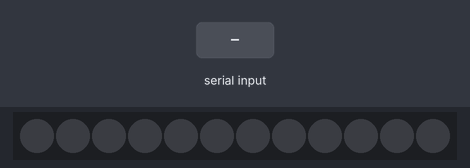
Recording of a sketch running on a simulated Arduino Uno, built with avr-gcc and run on an emulated ATmega328P. Shown: 12 RGB LEDs in strip order, left to right. The test bench sets the inputs (shaded band). Random numbers use the default seed unless the sketch sets one; what the sketch prints to the serial monitor is not drawn.

Above: at 2.0 s.
2.1 s: "1" received over Serial
At 4.1 s:
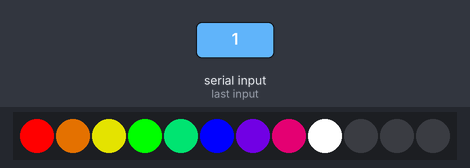
At 14.3 s:
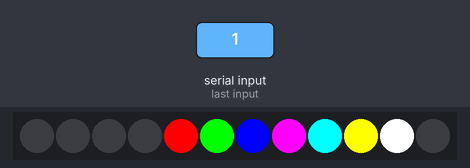
Timing chart, 0 to 15.8 s (numbered marks = the images above; inputs shaded):
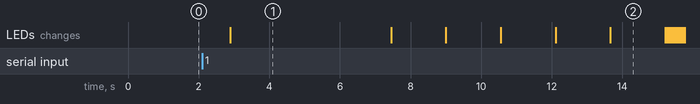

The sketch:

arduino_to_processing_v8.ino
```cpp
/*===============================================================
 arduino_to_processing_v8
 ================================================================
 This program sends an ASCII leter A (byte of value 65) on startup
 and repeats that until it gets a response (a letter back) from Processing.
 Then it sends bytes continuously to Processing, a pixel number and
 it's HSV values, then the next.

 Please use the Processing sketch test_serial_from_arduino_v8.pde in
 conjunction with this sketch for testing things out.

 For the time beeing the code is limited to only being able to send
 data for 255 pixels (ie. NUM_LEDS should not be more then 255).
 For larger values of NUM_LEDS a lot of data is sent to Processing.
 You might want to leave it set to the current 12 pixels until you
 follow what's going on.

 I've tried to mark all the things below I think would need to be
 copied to another Arduino sketch to be able to send it's data to
 Processing.  You can search for '****' (no quotes) to find each bit.

 In the sketch, anywhere FastLED.show() is called, then you should also
 call the function SendToProcessing() right after it.  For example:

    leds[0] = CRGB::Red;
    FastLED.show();
    SendToProcessing();  // Send all the pixel data to Processing.


 Marc Miller
 Feb. 11, 2015
================================================================*/

#include "FastLED.h"
#define LED_TYPE NEOPIXEL  // *Update to your strip type.  NEOPIXEL, APA102, LPD8806, etc..
#define DATA_PIN 6  // *Remember to set this to your data pin.
//#define CLOCK_PIN 13  // *Remember to set this to your clock pin.
#define NUM_LEDS 12  // *Remember to update.  [***PLEASE LIMIT TO 256 PIXELS FOR NOW***]
                     // You might want to leave this number smallish to start with
                     // until you see how this works on the Processing side.
//#define COLOR_ORDER BGR
#define MASTER_BRIGHTNESS 255 // Master brightness range is 0-255.
CRGB leds[NUM_LEDS];

//****
//****Variables needed for sending to Processing
uint16_t holdTime = 50;  // [Milliseconds] To slow stuff down if needed. Try zero!
boolean linkedUp = false;  // Initially set linkup status false. [Do Not change.]
boolean testing = false;  // Default is false. [Ok to change for testing.]
  // Can temporarily change to true to check output in serial monitor.
  // Must set back to false to allow Processing to get data.
//****End of variables needed for sending Processing
//****


uint8_t pixelNumber = 0;  // Stores pixel number.
int pick = 0;  // Stores switch case pick.


//---------------------------------------------------------------
void setup() {
  delay(1000);  // Startup delay
  FastLED.addLeds<LED_TYPE,DATA_PIN>(leds, NUM_LEDS);  // ***For Clock-less strips.
  //FastLED.addLeds<LED_TYPE,DATA_PIN,CLOCK_PIN,COLOR_ORDER>(leds, NUM_LEDS);  // ***For strips using Clock.
  FastLED.setBrightness(MASTER_BRIGHTNESS);

  //****
  //****Stuff needed in setup() section for sending to Processing
  Serial.begin(115200);  // Allows serial output (check baud rate)
  while (!Serial) {
    ;  // Wait for serial port to connect. Only needed for Leonardo board.
  }
  firstContact();  // Attemp to contact Processing. Hello, is anyone out there?

  if (testing == true){
    linkedUp = true;  // Pretend we've connected with Processing while testing.
    Serial.print("NUM_LEDS = "); Serial.print(NUM_LEDS);  // Number of pixels in our LED strip.
    //Serial.print(",  Binary: "); Serial.print(NUM_LEDS,BIN);  // Number of pixels in our LED strip.
    Serial.println(" ");
  }
  //****End of stuff to put in your setup() section for Processing
  //****

} //End of setup


//---------------------------------------------------------------
void loop() {

  //****
  //****This tests if serial is connected.  Needed for sending to Processing
  if (linkedUp == true) {  // Check to see if connected with Processing.
  //****
  //****

    switch(pick){  // Run through various color data examples and display it.
      case 0:{  // Test HSV 'rainbow' colors.
        FastLED.clear();
        delay(300);
        leds[0] = CHSV(  0,255,255);  // HSV Red
        leds[1] = CHSV( 32,255,255);
        leds[2] = CHSV( 64,255,255);
        leds[3] = CHSV( 96,255,255);  // HSV Green
        leds[4] = CHSV(128,255,255);
        leds[5] = CHSV(160,255,255);  // HSV Blue
        leds[6] = CHSV(192,255,255);
        leds[7] = CHSV(224,255,255);
        leds[8] = CHSV(  0,  0,255);  // HSV White
        FastLED.show();
        SendToProcessing();  // Send all the pixel data to Processing.
        delay(4000);
        FastLED.clear();
        delay(500);
        break;
        }
      case 1:{  // Test RGB colors.
        for (int i=0; i < 5; i++){
          leds[pixelNumber   % NUM_LEDS] = CRGB(255,  0,  0);  // RGB Red
          leds[pixelNumber+1 % NUM_LEDS] = CRGB(  0,255,  0);  // RGB Green
          leds[pixelNumber+2 % NUM_LEDS] = CRGB(  0,  0,255);  // RGB Blue
          leds[pixelNumber+3 % NUM_LEDS] = CRGB(255,  0,255);
          leds[pixelNumber+4 % NUM_LEDS] = CRGB(  0,255,255);
          leds[pixelNumber+5 % NUM_LEDS] = CRGB(255,255,  0);
          leds[pixelNumber+6 % NUM_LEDS] = CRGB(255,255,255);  // RGB White
          FastLED.show();
          SendToProcessing();  // Send all the pixel data to Processing.
          delay(1500);
          leds[pixelNumber   % NUM_LEDS] = CRGB(  0,  0,  0);  // RGB Black
          pixelNumber++;
          if (pixelNumber > NUM_LEDS){ pixelNumber = 0; }
        }
        fill_solid(leds, NUM_LEDS, CRGB::Black);  // Black out strip.
        FastLED.show();
        SendToProcessing();  // Send all the pixel data to Processing.
        break;
        }
      case 2:{  // Random colors.
        for (int i=0; i < 2; i++){
          for (int x=0; x < NUM_LEDS; x++){
            leds[random(NUM_LEDS)] = CRGB::Black;  // Randomly turn on off.
            leds[random(NUM_LEDS)] = CRGB(random8(), random8(), random8());
            FastLED.show();
            SendToProcessing();  // Send all the pixel data to Processing.
          }
          delay(400);
        }
        break;
        }
      case 3:{  // Moving dots.
        for (int j=0; j < 2; j++){
          for (int i=0; i < NUM_LEDS; i++){
            int j = (i + (NUM_LEDS/3)) % NUM_LEDS;
            int k = (i + (2*NUM_LEDS/3)) % NUM_LEDS;
            leds[i] = CRGB(random8(80,255), random8(90,200), random8(0,80));
            leds[j] = CRGB(random8(80,255), random8(90,200), random8(0,80));
            leds[k] = CRGB(random8(80,255), random8(90,200), random8(0,80));
            FastLED.show();
            SendToProcessing();  // Send all the pixel data to Processing.
            leds[i] = CRGB::Black;
            leds[j] = CRGB::Black;
            leds[k] = CRGB::Black;
            delay(120);
            }
          }
        break;
        }
      case 4:{  // Rainbowygoodness.
        for (int i=0; i < 70; i++){
          fill_rainbow( leds, NUM_LEDS, millis()/20);
          FastLED.show();
          SendToProcessing();  // Send all the pixel data to Processing.
          delay(100);
        }
        fill_solid(leds, NUM_LEDS, CRGB::Black);  // Black out strip.
        FastLED.show();
        SendToProcessing();  // Send all the pixel data to Processing.
        delay(200);
        break;
        }
      default:
        pick = 0;
    }
    pick++;
    if (pick > 4){ pick = 0; }
    pixelNumber = 0;

  //****
  } //****End of Processing 'linkedUp' check.
  //****

} //End of main loop
//---------------------------------------------------------------


//****
//****The below two functions are needed for sending to Processing
//--------------------
void firstContact() {
  if (testing == true){
    linkedUp = true;  // If testing, pretenct we've connected with Processing.
  } else {
    while (Serial.available() <= 0) {  // Repeats until Processing responds. Hello?
      Serial.print('A');   // send an ASCII A (byte of value 65)
      delay(100);
    }
    // Once Processing responds send the number of pixels in our strip.
    Serial.write(NUM_LEDS);  // Send then number of pixels in our LED strip.
    linkedUp = true;  // Once connected with Processing set linkedUp to true.
    delay(500);
  }
}

//--------------------
// Whenever this function is called it sends ALL the pixel data to Processing.
void SendToProcessing() {
  // Output verbose details when testing is true.
  // If NUM_LEDS is large this will be a lot of data!
  if (testing == true){
    Serial.println("-------------------------------------------------------");
    for (uint16_t d=0; d < NUM_LEDS; d++){
      Serial.print("p: "); Serial.print(d);
      Serial.print("\tr: "); Serial.print(leds[d].r);
      Serial.print("\tg: "); Serial.print(leds[d].g);
      Serial.print("\tb: "); Serial.print(leds[d].b);
      Serial.println(" ");
    }
    Serial.println(" ");
    delay(50);  // Add some extra delay when testing here.

  } else {
    // SEND ALL THE PIXEL DATA TO PROCESSING.
    for (uint16_t d=0; d < NUM_LEDS; d++){
      Serial.write(d);  // Pixel number
      Serial.write(leds[d].r);  // Red channel data
      Serial.write(leds[d].g);  // Green channel data
      Serial.write(leds[d].b);  // Blue channel data
    }
    delay(holdTime);  // Delay to slow things down if needed.
  }
}

//--------------------
//****End of the functions needed for sending to Processing
//****
```

Measured:
- after the input at 2.1 s, the LEDs: change after 0.80 s (image 1)
- what the display in image 1 shows lasts 4.6 s, from 2.9 s to 7.5 s
